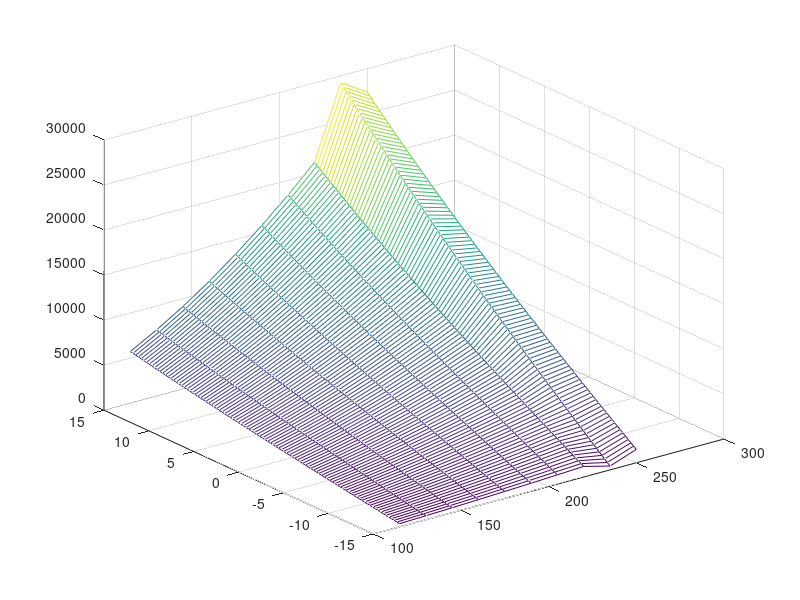

Write MATLAB code to recreate this figure.
clear;
clc;
close all;
%% Data
load("data.mat");
load("Coefficients_CL.txt")
load("Coefficients_CM.txt")

c = 0.4;
rho = 0.38;
S = 1.2;
b = S/c;
Vel = flip(115:15:250);

function cl = C_L(alpha, k, Coeff)
    def = flip(-15:5:15);
    cl_data = Coeff(:,k);    
    line = polyfit(def, cl_data, 1);
    cl = alpha*line(1) + line(2);
end

function cm = C_M(alpha, k, Coeff)
    def = flip(-15:5:15);
    cm_data = Coeff(:,k);    
    line = polyfit(def, cm_data, 1);
    cm = alpha*line(1) + line(2);
end

%% Load
F_p = zeros(length(theta_deg), length(Vel));

function fl=F_L(v, rho, S, cl)
    fl = rho * v^2 *0.5 * S * cl;
end

function ma=Ma(v, rho, S, ch, ca)
    ma = rho * v^2 *0.5 * S * ch * ca;
end

for i = 1:length(theta_deg)
    for k = 1:length(Vel)
        F_p_denom = r*sqrt(1 - ((r^2 - D^2 + P(i)^2)/(2*r*P(i)))^2);
        F_p(i, k) = (Ma(Vel(k), rho, S, C_M(theta_deg(i), k, Coefficients_CM), c) + 0.25*c*F_L(Vel(k), rho, S, C_L(theta_deg(i), k, Coefficients_CL))) / F_p_denom;
    end
end

mesh(Vel, theta_deg, F_p);
%plot(theta_deg, F_p(:, 1),'b-','LineWidth',2);
